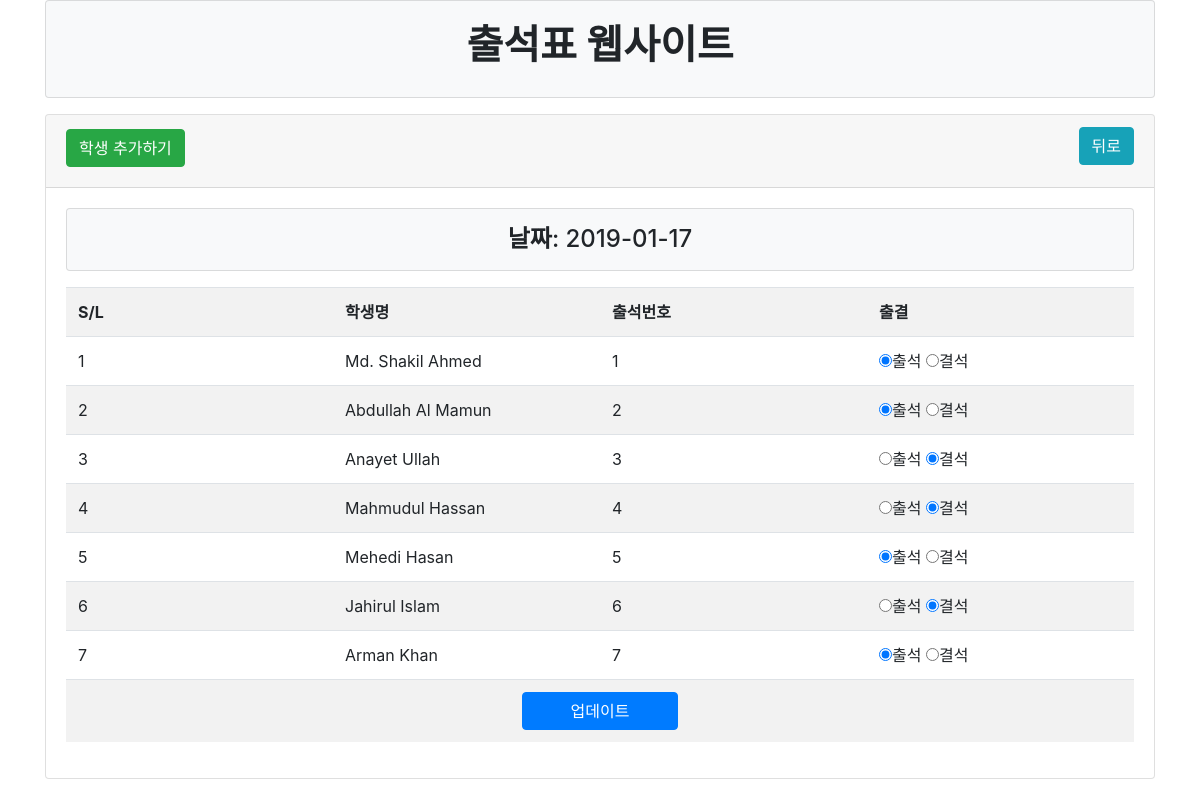
The app's page /student_view.php?dt=2019-01-17 with its own data.
### tables this page shows
CREATE TABLE IF NOT EXISTS `tbl_student` (
  `id` int(11) NOT NULL AUTO_INCREMENT,
  `name` varchar(255) NOT NULL,
  `roll` int(11) NOT NULL,
  PRIMARY KEY (`id`)
);

CREATE TABLE IF NOT EXISTS `tbl_attendance` (
  `id` int(11) NOT NULL AUTO_INCREMENT,
  `roll` int(11) NOT NULL,
  `attend` varchar(255) NOT NULL,
  `att_time` date NOT NULL,
  PRIMARY KEY (`id`)
);

### lib/Database.php (called while the page is built, shortened)
<?php
Class Database{
 public $host   = DB_HOST;
 public $user   = DB_USER;
 public $pass   = DB_PASS;
 public $dbname = DB_NAME;
 public $link;
private function connectDB(){
   $this->link = new mysqli($this->host, $this->user, $this->pass,
      $this->dbname);
   }
  public function select($query){
    $result = $this->link->query($query) or
       die($this->link->error.__LINE__);
      if($result->num_rows > 0){
        return $result;
      } else {
        return false;
      }
   }
}

### config/classes/Student.php (called while the page is built, shortened)
<?php
	$filepath = realpath(dirname(__FILE__));
	include_once ($filepath.'/../lib/Database.php');
	include_once ($filepath.'/../helpers/Format.php');
?>
<?php
class Student{
	private $db;
	private $fm;
	public function __construct(){
		$this->db = new Database();
		$this->fm = new Format();
	}
	public function getAllData($dt){
		$date = $this->fm->validation($dt);
		$date = mysqli_real_escape_string($this->db->link, $date);
		$query = "SELECT tbl_student.name, tbl_attendance.*
				FROM tbl_student
				INNER JOIN tbl_attendance
				ON tbl_student.roll = tbl_attendance.roll
				WHERE att_time = '$date'";
		$result = $this->db->select($query);
		return $result;
	}
}

### helpers/Format.php (called while the page is built)
<?php
class Format{
   public function validation($data){
      $data = trim($data);
      $data = stripcslashes($data);
      $data = htmlspecialchars($data);
      return $data;
   }
}
?>

### student_view.php (the view, shortened to what this page needs)
<?php
	include "inc/header.php";
	include "classes/Student.php";
	$stu = new Student();
?>
<?php
	$dt = $_GET['dt'];
?>
	<div class="container">
		<div class="card">
			<div class="card-header">
				<h2>
					<a class="btn btn-success" href="add.php">학생 추가하기</a>
					<a class="btn btn-info float-right" href="date_view.php">뒤로</a>
				</h2>
			</div>
			<div class="card-body">
				<div class="card bg-light text-center mb-3">
					<h4 class="m-0 py-3"><strong>날짜</strong>: <?php echo $dt; ?></h4>
				</div>
				<form action="" method="post">
					<table class="table table-striped">
						<tr>
							<th width="25%">S/L</th>
							<th width="25%">학생명</th>
							<th width="25%">출석번호</th>
							<th width="25%">출결</th>
						</tr>
<?php
	$getstudent = $stu->getAllData($dt);
	if ($getstudent) {
		$i = 0;
		while ($value = $getstudent->fetch_assoc()) {
			$i++;
?>
<tr>
	<td><?php echo $i; ?></td>
	<td><?php echo $value['name']; ?></td>
	<td><?php echo $value['roll']; ?></td>
	<td>
		<input type="radio" name="attend[<?php echo $value['roll']; ?>]" value="present" <?php if($value['attend'] == "present") {echo "checked";} ?>>출석
		<input type="radio" name="attend[<?php echo $value['roll']; ?>]" value="absent" <?php if($value['attend'] == "absent") {echo "checked";} ?>>결석
	</td>
</tr>
<?php } } ?>
						<tr>
							<td colspan="4" class="text-center">
								<input type="submit" name="submit" class="btn btn-primary px-5" value="업데이트">
							</td>
						</tr>
					</table>
				</form>
			</div>
		</div>
	</div>

### records on screen
tbl_student: name "Md. Shakil Ahmed", tbl_attendance.roll "1"
tbl_attendance: attend "☑"
tbl_student: name "Abdullah Al Mamun", tbl_attendance.roll "2"
tbl_attendance: attend "☑"
tbl_student: name "Anayet Ullah", tbl_attendance.roll "3"
tbl_attendance: attend "☑"
tbl_student: name "Mahmudul Hassan", tbl_attendance.roll "4"
tbl_attendance: attend "☑"
tbl_student: name "Mehedi Hasan", tbl_attendance.roll "5"
tbl_attendance: attend "☑"
tbl_student: name "Jahirul Islam", tbl_attendance.roll "6"
tbl_attendance: attend "☑"
tbl_student: name "Arman Khan", tbl_attendance.roll "7"
tbl_attendance: attend "☑"

### other values on screen
$dt "2019-01-17"
